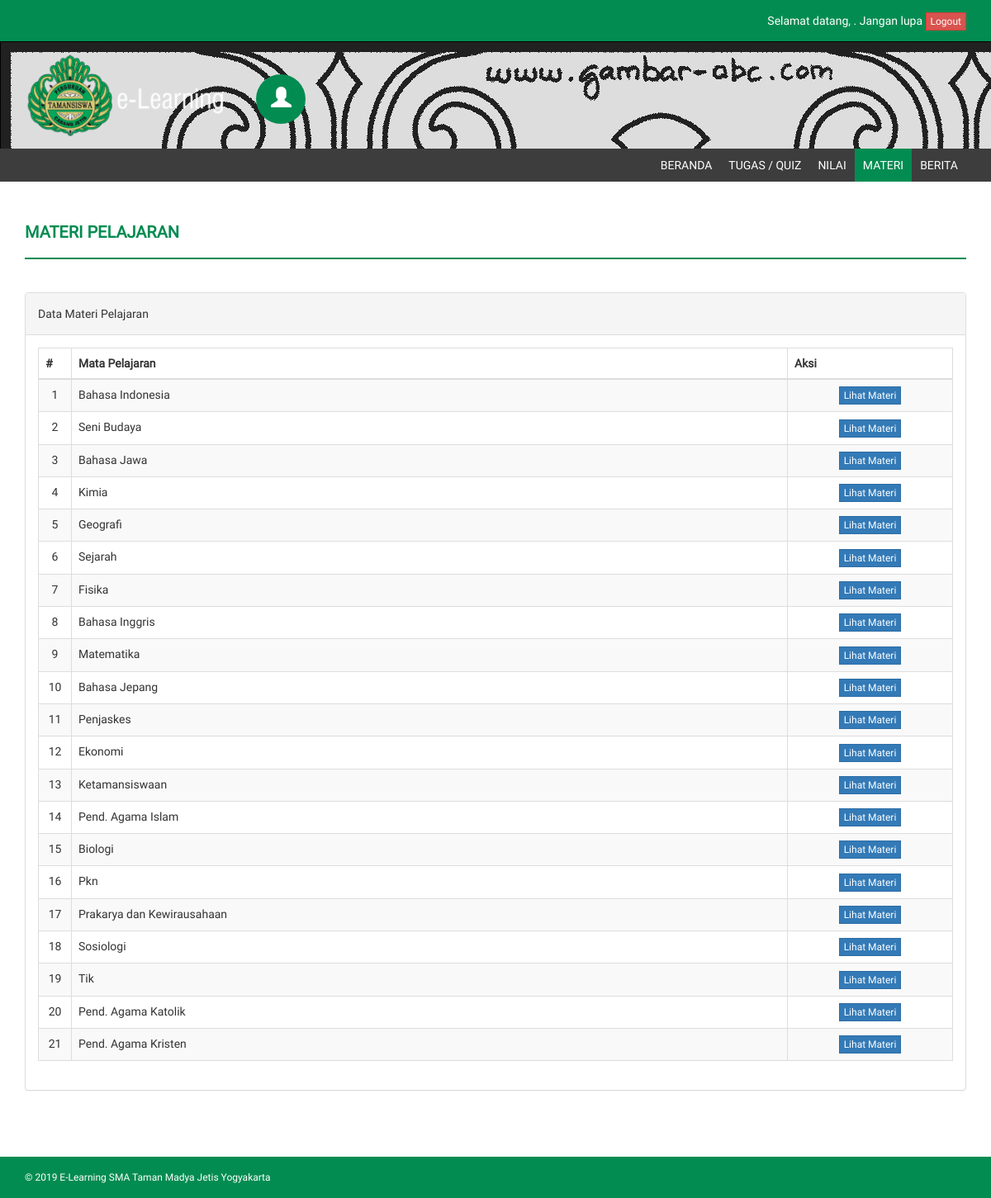
Page /?page=materi (signed in) on the committed database.
### tables this page shows
CREATE TABLE `tb_mapel` (
  `id` int(11) NOT NULL,
  `kode_mapel` varchar(10) NOT NULL,
  `mapel` varchar(100) NOT NULL
);

### inc/materi.php (the view)
<div class="row">
    <div class="col-md-12">
        <h4 class="page-head-line">Materi Pelajaran</h4>
    </div>
</div>
<?php
$db = mysqli_connect("localhost", "root", "", "db_elearning");
if(@$_GET['action'] == '') { ?>
	<div class="row">
	    <div class="col-md-12">
	        <div class="panel panel-default">
	            <div class="panel-heading">Data Materi Pelajaran</div>
	            <div class="panel-body">
	                <div class="table-responsive">
	                    <table class="table table-striped table-bordered table-hover">
	                        <thead>
	                            <tr>
	                                <th>#</th>
	                                <th>Mata Pelajaran</th>
	                                <th>Aksi</th>
	                            </tr>
	                        </thead>
	                        <tbody>
	                        <?php
	                        $no = 1;
	                        $sql_mapel = mysqli_query($db, "SELECT * FROM tb_mapel") or die ($db->error);
	                        while($data_mapel = mysqli_fetch_array($sql_mapel)) { ?>
	                            <tr>
	                                <td width="40px" align="center"><?php echo $no++; ?></td>
	                                <td><?php echo $data_mapel['mapel']; ?></td>
	                                <td width="200px" align="center">
	                                	<a href="?page=materi&action=lihatmateri&id_mapel=<?php echo $data_mapel['id']; ?>"
										class="btn btn-primary btn-xs">Lihat Materi</a>
	                                </td>
	                            </tr>
	                        	<?php
	                        } ?>
	                        </tbody>
	                    </table>
	                </div>
	            </div>
	        </div>
	    </div>
	</div>
<?php
} else if(@$_GET['action'] == 'lihatmateri') { ?>
	<div class="row">
	    <div class="col-md-12">
	        <div class="panel panel-default">
	            <div class="panel-heading">Lihat Data Materi Pelajaran</div>
	            <div class="panel-body">
					<div class="table-responsive">
						<table class="table table-striped table-bordered table-hover">
						    <thead>
						        <tr>
						            <th>#</th>
						            <th>Judul Materi</th>
						            <th>Nama File</th>
						            <th>Tanggal Posting</th>
						            <th>Pembuat</th>
						            <th>Dilihat</th>
						            <th>Opsi</th>
						        </tr>
						    </thead>
						    <tbody id="materi">
						    <?php
						    $sql_siswa = mysqli_query($db, "SELECT * FROM tb_siswa WHERE id_siswa = '$_SESSION[siswa]'") or die($db->error);
						    $data_siswa = mysqli_fetch_array($sql_siswa);
						    $no = 1;
						    $sql_materi = mysqli_query($db, "SELECT * FROM tb_file_materi WHERE id_mapel = '$_GET[id_mapel]' AND id_kelas = '$data_siswa[id_kelas]'") or die ($db->error);
						    if(mysqli_num_rows($sql_materi) > 0) {
							    while($data_materi = mysqli_fetch_array($sql_materi)) { ?>
							        <tr>
							            <td width="40px" align="center"><?php echo $no++; ?></td>
							            <td id="judul"><?php echo $data_materi['judul']; ?></td>
							            <td><?php echo $data_materi['nama_file']; ?></td>
							            <td><?php echo $data_materi['tgl_posting']; ?></td>
							            <td>
							            	<?php
											if($data_materi['pembuat'] == 'admin') {
												echo "Admin";
											} else {
												$sql_pengajar = mysqli_query($db, "SELECT * FROM tb_pengajar WHERE id_pengajar = '$data_materi[pembuat]'") or die($db->error);
												$data_pengajar = mysqli_fetch_array($sql_pengajar);
												echo $data_pengajar['nama_lengkap'];
											} ?>
							            </td>
							            <td><?php echo $data_materi['hits']." kali"; ?></td>
							            <td align="center">
							            	<a href="./admin/file_materi/<?php echo $data_materi['nama_file']; ?>" id="klik" isi="<?php echo $data_materi['id_materi']; ?>" class="btn btn-info btn-xs">Lihat / Download</a>
							            </td>
							        </tr>
							    	<?php
							    }
							    } else {
							    	echo '<tr><td colspan="7" align="center">Data tidak ditemukan</td></tr>';
						    	} ?>
						    </tbody>
						</table>
					</div>
                    <script type="text/javascript">
                    $("#materi").on("click", "#klik", function() {
                    	var id = $(this).attr("isi");
						$.ajax({
							url : 'inc/prosesklik.php',
							type : 'POST',
							data : 'id='+id,
							success : function(msg) {
								window.location='?page=materi&action=lihatmateri&id_mapel=<?php echo @$_GET["id_mapel"]; ?>';
							}
						});
                    });
                    </script>
				</div>
			</div>
		</div>
	</div>
<?php
}
?>

### style/assets/css/style.css (style rules this page uses)
body { font-family: 'Roboto', sans-serif; line-height: 30px; }
.page-head-line { font-weight: 900; padding-bottom: 20px; border-bottom: 2px solid #038c51; text-transform: uppercase; color: #038c51; font-size: 20px; margin-bottom: 40px; }
.btn { border-radius: 0px; -webkit-border-radius: 0px; -moz-border-radius: 0px; }

### rows in the picture
tb_mapel: mapel "Bahasa Indonesia"
tb_mapel: mapel "Seni Budaya"
tb_mapel: mapel "Bahasa Jawa"
tb_mapel: mapel "Kimia"
tb_mapel: mapel "Geografi"
tb_mapel: mapel "Sejarah"
tb_mapel: mapel "Fisika"
tb_mapel: mapel "Bahasa Inggris"
tb_mapel: mapel "Matematika"
tb_mapel: mapel "Bahasa Jepang"
tb_mapel: mapel "Penjaskes"
tb_mapel: mapel "Ekonomi"
tb_mapel: mapel "Ketamansiswaan"
tb_mapel: mapel "Pend. Agama Islam"
tb_mapel: mapel "Biologi"
tb_mapel: mapel "Pkn"
tb_mapel: mapel "Prakarya dan Kewirausahaan"
tb_mapel: mapel "Sosiologi"
tb_mapel: mapel "Tik"
tb_mapel: mapel "Pend. Agama Katolik"
tb_mapel: mapel "Pend. Agama Kristen"
